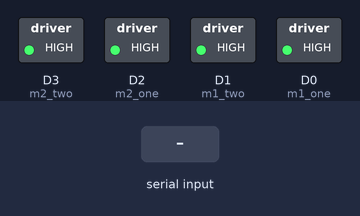
A sketch run on a simulated ESP8266 (NodeMCU). On the bench: switched loads named in the sketch (green lamp = pin HIGH). The test bench sets the inputs (shaded band). What the sketch prints to the serial monitor is not drawn.

Above: at 1.2 s.
1.3 s: "1" received over Serial
At 1.7 s:
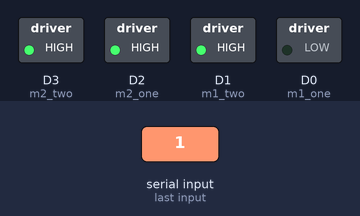
2.8 s: "2" received over Serial
At 4.0 s:
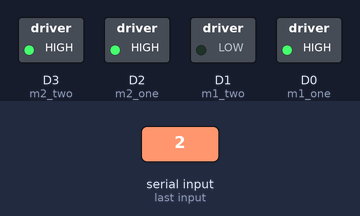
4.3 s: "4" received over Serial
At 5.2 s:
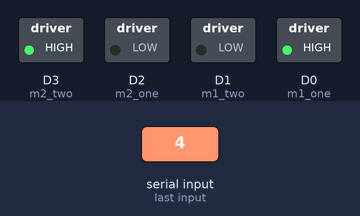
5.8 s: "3" received over Serial
At 6.3 s:
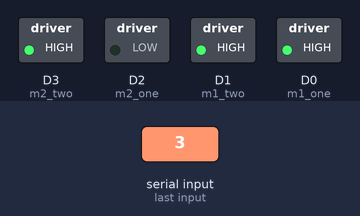
7.3 s: "5" received over Serial
At 8.5 s:
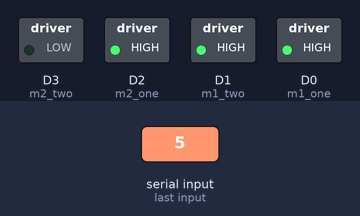
8.8 s: "6" received over Serial
At 9.8 s:
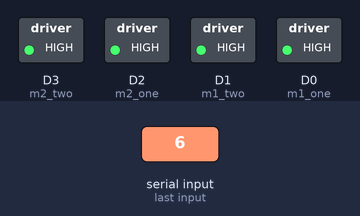
Timing chart, 0 to 11.3 s (numbered marks = the images above; inputs shaded):
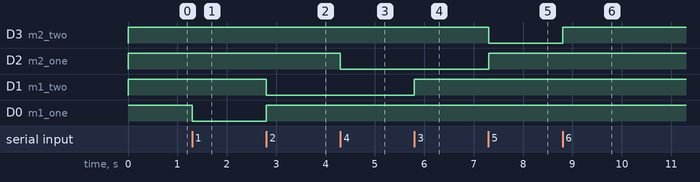

The sketch:

DrivingCar.ino
```cpp
void setup() {
  deviceInit();
  stopAllMotors();
}

void loop() {
  taskSerial();
}
```

motorDriverCode.ino
```cpp
int m1_one = D0;
int m1_two = D1;
int m2_one = D2;
int m2_two = D3;
char ch;

void deviceInit(){
  pinMode(m1_one, OUTPUT);
  pinMode(m1_two, OUTPUT);
  pinMode(m2_one, OUTPUT);
  pinMode(m2_two, OUTPUT);
  Serial.begin(9600);
}
void stopAllMotors(){
  digitalWrite(m1_one,HIGH);
  digitalWrite(m1_two,HIGH);
  digitalWrite(m2_one,HIGH);
  digitalWrite(m2_two,HIGH);
}
void m1Forward(){
  digitalWrite(m1_one, LOW);
  digitalWrite(m1_two, HIGH);
}
void m1Backward(){
  digitalWrite(m1_one, HIGH);
  digitalWrite(m1_two, LOW);
}
void m1stop(){
  digitalWrite(m1_one, HIGH);
  digitalWrite(m1_two, HIGH);
}
void m2Forward(){
  digitalWrite(m2_one, LOW);
  digitalWrite(m2_two, HIGH);
}
void m2Backward(){
  digitalWrite(m2_one, HIGH);
  digitalWrite(m2_two, LOW);
}
void m2stop(){
  digitalWrite(m2_one, HIGH);
  digitalWrite(m2_two, HIGH);
}
void leftForward(){
  m1Backward();
  m2Forward();
}
void rightForward(){
  m2Backward();
  m1Forward();
}
void taskSerial(){
  if(Serial.available() > 0){
    Serial.print("Entered: ");
    Serial.println(ch);
    ch = Serial.read();
    switch(ch){
      case '1':
        m1Forward();
      break;
      case '2':
        m1Backward();
      break;
      case '3':
        m1stop();
      break;
      case '4':
        m2Forward();
      break;
      case '5':
        m2Backward();
      break;
      case '6':
        m2stop();
      break;
      case '7':
        stopAllMotors();
      break;
    }
  }
}
```

Measured:
- after the input at 1.3 s, D0 (m1_one): HIGH → LOW at once
- after the input at 2.8 s, D1 (m1_two): HIGH → LOW at once; D0 (m1_one): LOW → HIGH at once
- after the input at 4.3 s, D2 (m2_one): HIGH → LOW at once
- after the input at 5.8 s, D1 (m1_two): LOW → HIGH at once
- after the input at 7.3 s, D3 (m2_two): HIGH → LOW at once; D2 (m2_one): LOW → HIGH at once
- after the input at 8.8 s, D3 (m2_two): LOW → HIGH at once
